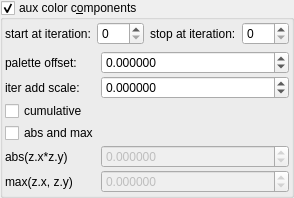
    <widget class="MyGroupBox" name="groupCheck_fold_color_aux_color_enabled">
     <property name="title">
      <string>aux color c&amp;omponents</string>
     </property>
     <property name="checkable">
      <bool>true</bool>
     </property>
     <layout class="QVBoxLayout" name="verticalLayout_11">
      <property name="leftMargin">
       <number>2</number>
      </property>
      <property name="topMargin">
       <number>2</number>
      </property>
      <property name="rightMargin">
       <number>2</number>
      </property>
      <property name="bottomMargin">
       <number>2</number>
      </property>
      <item>
       <layout class="QHBoxLayout" name="horizontalLayout_23" stretch="0,1,0,1">
        <item>
         <widget class="QLabel" name="label_103">
          <property name="text">
           <string>start at iteration:</string>
          </property>
         </widget>
        </item>
        <item>
         <widget class="MySpinBox" name="spinboxInt_fold_color_start_iterations_A">
          <property name="sizePolicy">
           <sizepolicy hsizetype="Minimum" vsizetype="Maximum">
            <horstretch>0</horstretch>
            <verstretch>0</verstretch>
           </sizepolicy>
          </property>
          <property name="minimum">
           <number>0</number>
          </property>
          <property name="maximum">
           <number>999</number>
          </property>
          <property name="value">
           <number>0</number>
          </property>
         </widget>
        </item>
        <item>
         <widget class="QLabel" name="label_75">
          <property name="text">
           <string>stop at iteration:</string>
          </property>
         </widget>
        </item>
        <item>
         <widget class="MySpinBox" name="spinboxInt_fold_color_stop_iterations_A">
          <property name="sizePolicy">
           <sizepolicy hsizetype="Preferred" vsizetype="Maximum">
            <horstretch>0</horstretch>
            <verstretch>0</verstretch>
           </sizepolicy>
          </property>
          <property name="maximum">
           <number>999</number>
          </property>
         </widget>
        </item>
       </layout>
      </item>
      <item>
       <layout class="QGridLayout" name="gridLayout_17" columnstretch="0,1">
        <property name="spacing">
         <number>2</number>
        </property>
        <item row="0" column="1">
         <widget class="MyDoubleSpinBox" name="spinbox_fold_color_difs0">
          <property name="sizePolicy">
           <sizepolicy hsizetype="Minimum" vsizetype="Maximum">
            <horstretch>0</horstretch>
            <verstretch>0</verstretch>
           </sizepolicy>
          </property>
          <property name="prefix">
           <string/>
          </property>
          <property name="suffix">
           <string/>
          </property>
          <property name="decimals">
           <number>6</number>
          </property>
          <property name="minimum">
           <double>-100.000000000000000</double>
          </property>
          <property name="maximum">
           <double>100.000000000000000</double>
          </property>
          <property name="singleStep">
           <double>0.100000000000000</double>
          </property>
         </widget>
        </item>
        <item row="5" column="1">
         <widget class="MyDoubleSpinBox" name="spinbox4_fold_color_difs_0000_y">
          <property name="enabled">
           <bool>false</bool>
          </property>
          <property name="sizePolicy">
           <sizepolicy hsizetype="Minimum" vsizetype="Maximum">
            <horstretch>0</horstretch>
            <verstretch>0</verstretch>
           </sizepolicy>
          </property>
          <property name="prefix">
           <string/>
          </property>
          <property name="suffix">
           <string/>
          </property>
          <property name="decimals">
           <number>6</number>
          </property>
          <property name="minimum">
           <double>-100.000000000000000</double>
          </property>
          <property name="maximum">
           <double>100.000000000000000</double>
          </property>
          <property name="singleStep">
           <double>0.100000000000000</double>
          </property>
         </widget>
        </item>
        <item row="4" column="1">
         <widget class="MyDoubleSpinBox" name="spinbox4_fold_color_difs_0000_x">
          <property name="enabled">
           <bool>false</bool>
          </property>
          <property name="sizePolicy">
           <sizepolicy hsizetype="Minimum" vsizetype="Maximum">
            <horstretch>0</horstretch>
            <verstretch>0</verstretch>
           </sizepolicy>
          </property>
          <property name="prefix">
           <string/>
          </property>
          <property name="suffix">
           <string/>
          </property>
          <property name="decimals">
           <number>6</number>
          </property>
          <property name="minimum">
           <double>-100.000000000000000</double>
          </property>
          <property name="maximum">
           <double>100.000000000000000</double>
          </property>
          <property name="singleStep">
           <double>0.100000000000000</double>
          </property>
         </widget>
        </item>
        <item row="1" column="1">
         <widget class="MyDoubleSpinBox" name="spinbox_fold_color_difs1">
          <property name="sizePolicy">
           <sizepolicy hsizetype="Minimum" vsizetype="Maximum">
            <horstretch>0</horstretch>
            <verstretch>0</verstretch>
           </sizepolicy>
          </property>
          <property name="prefix">
           <string/>
          </property>
          <property name="suffix">
           <string/>
          </property>
          <property name="decimals">
           <number>6</number>
          </property>
          <property name="minimum">
           <double>-100.000000000000000</double>
          </property>
          <property name="maximum">
           <double>100.000000000000000</double>
          </property>
          <property name="singleStep">
           <double>0.100000000000000</double>
          </property>
         </widget>
        </item>
        <item row="5" column="0">
         <widget class="QLabel" name="label_55">
          <property name="text">
           <string>max(z.x, z.y)</string>
          </property>
         </widget>
        </item>
        <item row="2" column="0">
         <widget class="MyCheckBox" name="checkBox_fold_color_aux_color_enabledA">
          <property name="text">
           <string>cumulative</string>
          </property>
         </widget>
        </item>
        <item row="1" column="0">
         <widget class="QLabel" name="label_19">
          <property name="text">
           <string>iter add scale:</string>
          </property>
         </widget>
        </item>
        <item row="4" column="0">
         <widget class="QLabel" name="label_53">
          <property name="text">
           <string>abs(z.x*z.y)</string>
          </property>
         </widget>
        </item>
        <item row="3" column="0">
         <widget class="MyCheckBox" name="checkBox_fold_color_aux_color_enabled_false">
          <property name="text">
           <string>abs and max</string>
          </property>
         </widget>
        </item>
        <item row="0" column="0">
         <widget class="QLabel" name="label_22">
          <property name="text">
           <string>palette offset:</string>
          </property>
         </widget>
        </item>
       </layout>
      </item>
     </layout>
    </widget>
